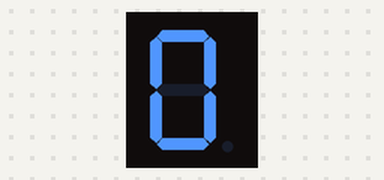
Simulated run of this sketch. Board: Arduino Uno, built with avr-gcc and run on an emulated ATmega328P. On the bench: 1-digit seven-segment display. Wiring (inferred from the names in the program): 1-digit 7-segment display, segments lit when HIGH: segments pin 4, pin 5, pin 6, pin 7, pin 8, pin 9, pin 10, pin 11. The segment pins are drawn as the display they are named for.

Above: at 0.1 s.
At 10.1 s:
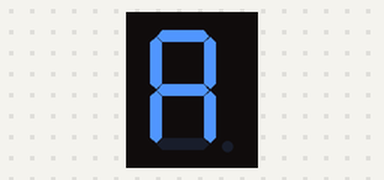
At 12.1 s:
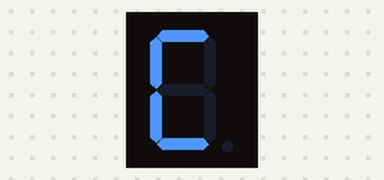
At 13.1 s:
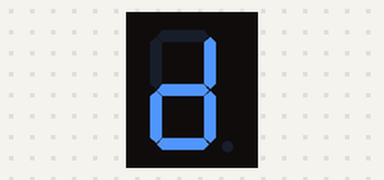
At 14.1 s:
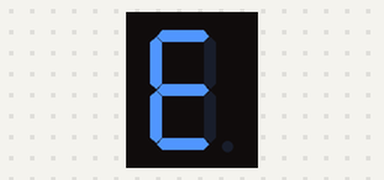
At 15.1 s:
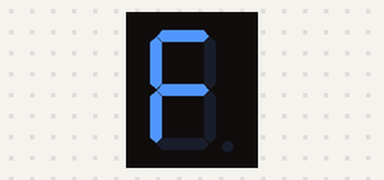

Measured:
- by itself, everything shown: repeats every 16.0 s, in 16 steps
- what the display in image 1 shows lasts 1.0 s, from 10.0 s to 11.0 s

The sketch:

fnd_loop.ino
```cpp
int seg_pin[8] = {4, 5, 6, 7, 8, 9, 10, 11};
int seg_data[16][8] = {{1,1,1,1,1,1,0,0}, {0,1,1,0,0,0,0,0},
                        {1,1,0,1,1,0,1,0}, {1,1,1,1,0,0,1,0},
                        {0,1,1,0,0,1,1,0}, {1,0,1,1,0,1,1,0},
                        {1,0,1,1,1,1,1,0}, {1,1,1,0,0,1,0,0},
                        {1,1,1,1,1,1,1,0}, {1,1,1,1,0,1,1,0},
                        {1,1,1,0,1,1,1,0}, {0,0,1,1,1,1,1,0},
                        {1,0,0,1,1,1,0,0}, {0,1,1,1,1,0,1,0},
                        {1,0,0,1,1,1,1,0}, {1,0,0,0,1,1,1,0}};

void fnd(int j){
  for(int i = 0; i < 8; i++)
  {
    digitalWrite(seg_pin[i], seg_data[j][i]);
  }
  delay(1000);
}

void setup() {
  // put your setup code here, to run once:
  for(int i = 0; i < 8; i++)
  {
    pinMode(seg_pin[i], OUTPUT);
  }
}

void loop() {
  // put your main code here, to run repeatedly:
  for(int j = 0; j < 16; j++)
  {
    fnd(j);
  }
}
```
